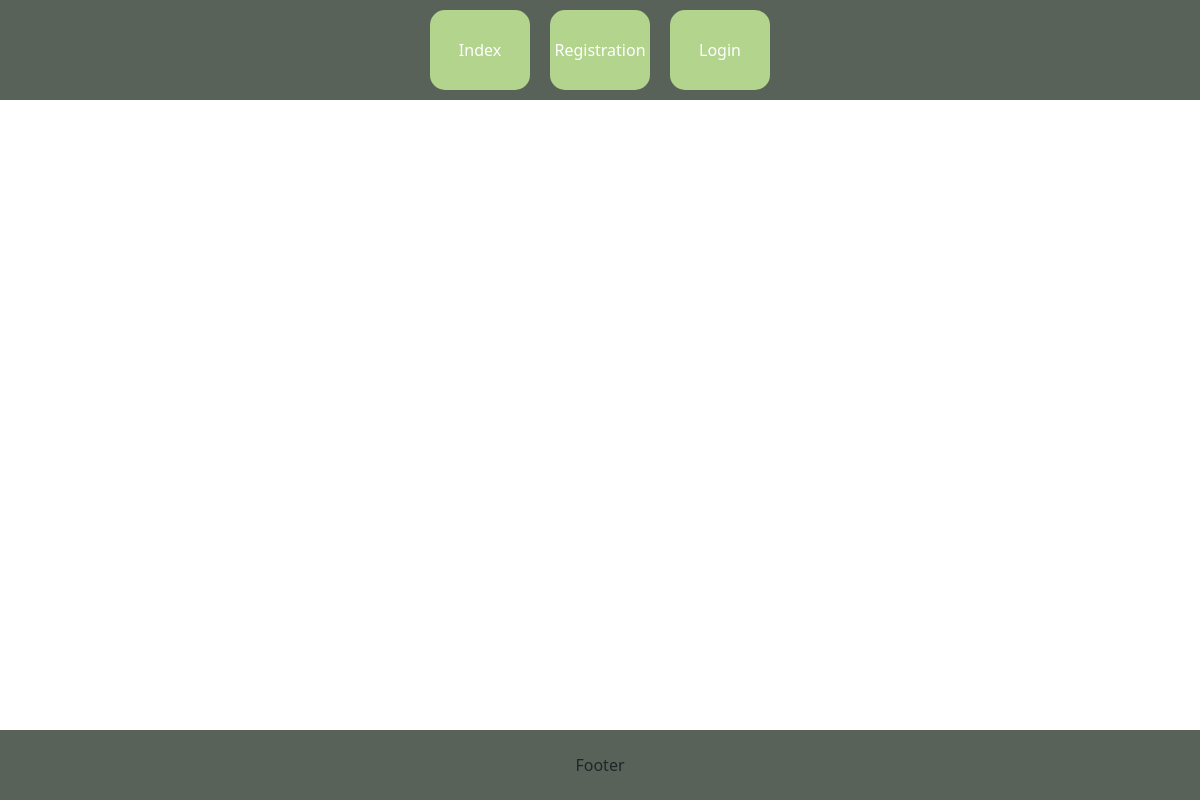
/projectcv/book_index/, run on an earlier commit of the app's database.
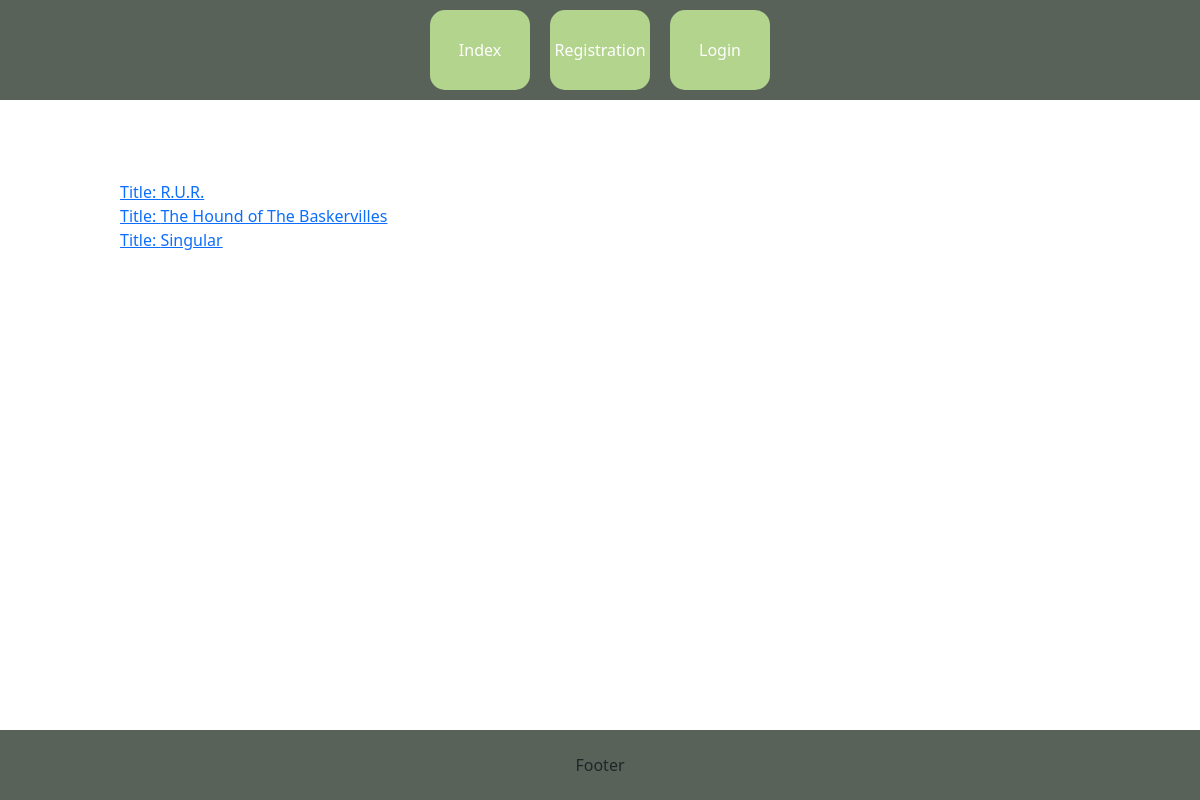
And on a later commit of the database.
### projectcv/models.py (models this page shows, shortened)
class Book(models.Model):
    title= models.CharField(max_length=250)
    author= models.CharField(max_length=150)
    genre = models.ForeignKey(Genre, on_delete=models.SET_NULL, null=True)
    tags = models.ManyToManyField(Tag)
    class Meta:
        verbose_name = "Book"
        verbose_name_plural = "Books"

### projectcv/views.py (the view)
# urls.py: path("book_index/", views.BookIndex.as_view(), name="book_index"),
class BookIndex(generic.ListView):
    template_name = "projectcv/book_index.html"  # cesta k šabloně ze složky tamplates (je možné sdílet mezi aplikacemi)
    context_object_name = "books"  # pod tímto jménem budeme volat seznam objektů v šabloně
    def get_queryset(self):
        return Book.objects.all().order_by("-id")

### projectcv/templates/projectcv/book_index.html
{% extends "base.html" %}
{% block content %}
    {% for book in books %}
    <a href="{% url 'book_detail' book.id %}"> Title: {{ book.title }} </a><br>
    {% endfor %}
{% endblock %}

### projectcv/templates/base.html (shortened to what this page needs)
<!DOCTYPE html>
<html lang="en">
<head>
    {% load static %}
    <link rel="stylesheet" href="{% static 'css/style.css' %}" type="text/css">
    <link rel="stylesheet" href="{% static 'css/bootstrap.min.css' %}" type="text/css">
</head>
<body>
    <nav>
        <div class="flex_box">
            <div class="nav_item"><a href="{% url 'book_index' %}">Index</a></div>
            {% if not user.is_authenticated %}<div class="nav_item"><a href="{% url 'registration' %}">Registration</a></div>{% endif %}
            {% if not user.is_authenticated %}<div class="nav_item"><a href="{% url 'login' %}">Login</a></div>{% endif %}
        </div>
    </nav>
    <div class="content">
    {% block content %}
    {% endblock %}
    </div>
    <footer>
        Footer
    </footer>
</body>
</html>

### projectcv/static/css/style.css (style rules this page uses)
html, body { width: 100%; height: 100%; margin: 0; }
nav { width: 100%; height: 100px; background-color: #596259; color: white; }
.flex_box { width: 100%; height: 100px; display: flex; justify-content: center; }
.flex_box a { text-decoration: none; color: white; }
.nav_item { margin-top: 10px; margin-left: 10px; margin-right: 10px; background-color: #b2d48d; height: 80px; width: 100px; text-align: center; line-height: 80px; vertical-align: middle; color: white; display: inline-block; transition: background 0.3s ease-in-out; border-radius: 15px; }
.nav_item a { text-decoration: none; color: inherit; }
.content { width: 80%; margin: auto; margin-top: 80px; margin-bottom: 80px; }
footer { position: fixed; width: 100%; height: 70; background-color: #596259; text-align: center; line-height: 70px; vertical-align: middle; bottom: 0; }

What changed in the data, as far as the page shows it:
added Book: title "R.U.R."
added Book: title "The Hound of The Baskervilles"
added Book: title "Singular"
